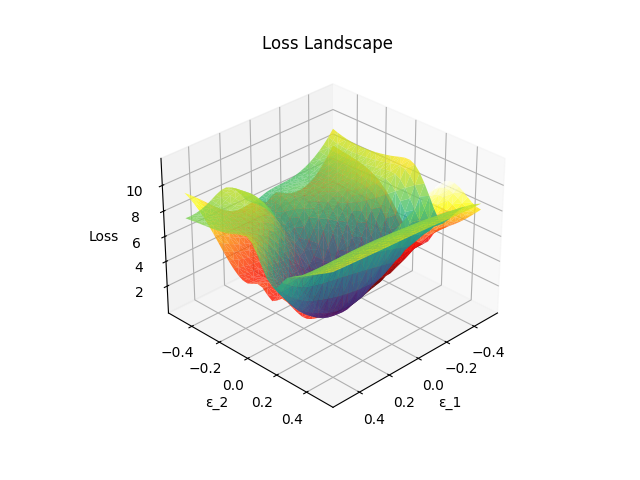

Write the Python code that produced this figure.
import numpy as np
import torch 
from torchvision import datasets, transforms
from utils import * # get the dataset
from pyhessian import hessian # Hessian computation
from density_plot import get_esd_plot # ESD plot
from pytorchcv.model_provider import get_model as ptcv_get_model # model

import matplotlib.pyplot as plt
import pdb

# enable cuda devices
import os
os.environ["CUDA_DEVICE_ORDER"]="PCI_BUS_ID"
os.environ["CUDA_VISIBLE_DEVICES"]="0"

# get the model 
model = ptcv_get_model("resnet20_cifar10", pretrained=True)
model2 = ptcv_get_model("sepreresnet20_cifar10", pretrained=True)
# change the model to eval mode to disable running stats upate
model.eval()
model2.eval()

# create loss function
criterion = torch.nn.CrossEntropyLoss()

# get dataset 
train_loader, test_loader = getData()

# for illustrate, we only use one batch to do the tutorial
for inputs, targets in train_loader:
    break

# we use cuda to make the computation fast
model = model.cuda()
model2 = model2.cuda()
inputs, targets = inputs.cuda(), targets.cuda()

# create the hessian computation module
hessian_comp = hessian(model, criterion, data=(inputs, targets), cuda=True)
hessian_comp2 = hessian(model2, criterion, data=(inputs, targets), cuda=True)

# get the top1, top2 eigenvectors
top_eigenvalues, top_eigenvector = hessian_comp.eigenvalues(top_n=2)
top_eigenvalues2, top_eigenvector2 = hessian_comp2.eigenvalues(top_n=2)

# This is a simple function, that will allow us to perturb the model paramters and get the result
def get_params(model_orig,  model_perb, direction, alpha):
    for m_orig, m_perb, d in zip(model_orig.parameters(), model_perb.parameters(), direction):
        m_perb.data = m_orig.data + alpha * d
    return model_perb

# lambda is a small scalar that we use to perturb the model parameters along the eigenvectors 
lams1 = np.linspace(-0.5, 0.5, 31).astype(np.float32)
lams2 = np.linspace(-0.5, 0.5, 31).astype(np.float32)

loss_list = []
loss_list2 = []

# create a copy of the model
model_perb1 = ptcv_get_model("resnet20_cifar10", pretrained=True)
model_perb1.eval()
model_perb1 = model_perb1.cuda()

model_perb2 = ptcv_get_model("resnet20_cifar10", pretrained=True)
model_perb2.eval()
model_perb2 = model_perb2.cuda()

model2_perb1 = ptcv_get_model("sepreresnet20_cifar10", pretrained=True)
model2_perb1.eval()
model2_perb1 = model2_perb1.cuda()

model2_perb2 = ptcv_get_model("sepreresnet20_cifar10", pretrained=True)
model2_perb2.eval()
model2_perb2 = model2_perb2.cuda()


for lam1 in lams1:
    for lam2 in lams2:
        model_perb1 = get_params(model, model_perb1, top_eigenvector[0], lam1)
        model_perb2 = get_params(model_perb1, model_perb2, top_eigenvector[1], lam2)
        loss_list.append((lam1, lam2, criterion(model_perb2(inputs), targets).item()))   

        model2_perb1 = get_params(model2, model2_perb1, top_eigenvector2[0], lam1)
        model2_perb2 = get_params(model2_perb1, model2_perb2, top_eigenvector2[1], lam2)
        loss_list2.append((lam1, lam2, criterion(model2_perb2(inputs), targets).item()))   

loss_list = np.array(loss_list)
loss_list2 = np.array(loss_list2)

fig = plt.figure()
landscape = fig.add_subplot(111, projection='3d')  # Use add_subplot to create a 3D subplot
landscape.plot_trisurf(loss_list[:,0], loss_list[:,1], loss_list[:,2],alpha=0.8, cmap='viridis')
                       #cmap=cm.autumn, #cmamp = 'hot')
landscape.plot_trisurf(loss_list2[:,0], loss_list2[:,1], loss_list2[:,2],alpha=0.8, cmap='hot')
                       #cmap=cm.autumn, #cmamp = 'hot')

landscape.set_title('Loss Landscape')
landscape.set_xlabel('ε_1')
landscape.set_ylabel('ε_2')
landscape.set_zlabel('Loss')

#z_min = min(min(loss_list[:,2]),min(loss_list2[:,2]))
#landscape.set_zlim(z_min, z_min+13)
landscape.view_init(elev=30, azim=45)
landscape.dist = 6
plt.savefig('2D_Compare.png')